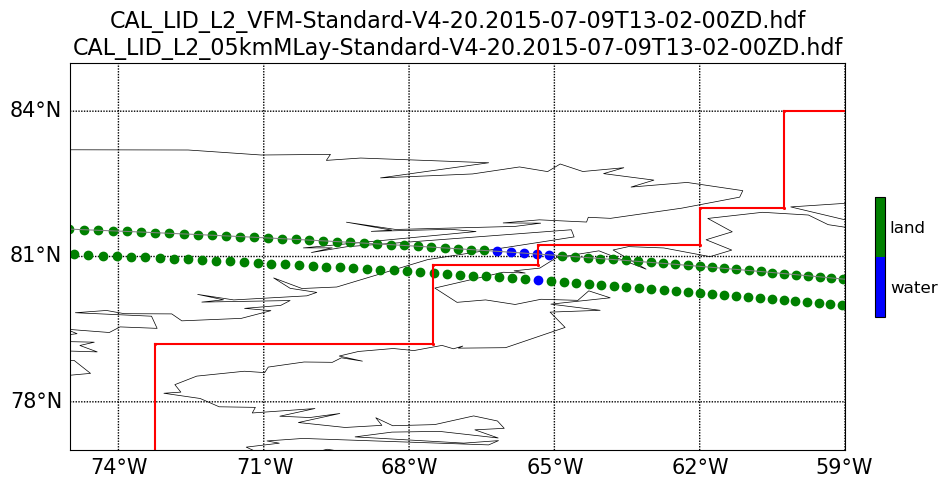

Write the Python code that produced this figure.
"""
Edited by Hannah Skobe
Edited by Megan Ward-Baranyay
Edited by Iraz Tejani
This example code illustrates how to access and visualize a LaRC CALIPSO file 
in Python on land above Greenland. Specifically, this code plots a comparison
between two datasets: Land_Water_Mask and IGBP_Surface_Type.
Usage:  save this script and run
    python compare_LWvsIGBP_inset.py

To generate zoomed in image, comment out bottom insert section then simply zoom 
using the plot tool shown after running the script. 

The HDF file must be in your current working directory in a folder named 'Data'.
Tested under: Python 3.8.7  Anaconda 4.8.3
Last updated: 2020-08-19
"""

import os
import matplotlib as mpl
import matplotlib.pyplot as plt
import numpy as np
from matplotlib import colors
from pyhdf.SD import SD, SDC
from mpl_toolkits.basemap import Basemap
from mpl_toolkits.axes_grid1.inset_locator import zoomed_inset_axes
from mpl_toolkits.axes_grid1.inset_locator import mark_inset

#-----------------------------------------------------------------------------#
#Change Directory to Data
os.chdir('./Task_1_2_3/Data')
#-----------------------------------------------------------------------------#
#-----------------------------------------------------------------------------#
#CALIPSO VFM file input

FILE_NAME = 'CAL_LID_L2_VFM-Standard-V4-20.2015-07-09T13-02-00ZD.hdf'

#-----------------------------------------------------------------------------#
#-----------------------------------------------------------------------------#
# Extract data of interest from VFM file

hdf = SD(FILE_NAME, SDC.READ)

# Read geolocation datasets.
latitude = hdf.select('Latitude')
lat = latitude[:]

longitude = hdf.select('Longitude')
lon = longitude[:]

# Read Land_Water_Mask dataset.
land_water_mask = hdf.select('Land_Water_Mask')     
land_water = land_water_mask[:, 0]

# Focus on land (= 1) and coastlines (= 2) data only.
land_water[land_water < 1] = 0;
land_water[land_water > 2] = 0;
land_water[land_water == 1] = 1;
land_water[land_water == 2] = 1;


#-----------------------------------------------------------------------------#
#-----------------------------------------------------------------------------#
# CALIPSO MLay file input

filename = 'CAL_LID_L2_05kmMLay-Standard-V4-20.2015-07-09T13-02-00ZD.hdf'

#-----------------------------------------------------------------------------#
#-----------------------------------------------------------------------------#
# Extract data of interest from MLay file

file = SD(filename, SDC.READ)

# Read geolocation datasets.
latitude2 = file.select('Latitude')
lat2 = latitude2[:, 1]

longitude2 = file.select('Longitude')
lon2 = longitude2[:, 1]

# Read Land_Water_Mask dataset.
IGBP_Type = file.select('IGBP_Surface_Type')     
IGBP = IGBP_Type[:, 0]

# Focus on land (≠ 17) data only.
IGBP[IGBP < 17] = 1;
IGBP[IGBP > 17] = 1;
IGBP[IGBP == 17] = 0;

#-----------------------------------------------------------------------------#
#-----------------------------------------------------------------------------#

#fig = plt.figure()

# Create basemap figure
fig, ax1 = plt.subplots(1, figsize=(10,6))

basename = os.path.basename(FILE_NAME)
basename2 = os.path.basename(filename)
ax1.set_title('{0}\n{1}'.format(basename, basename2), fontsize=16)

cmap = colors.ListedColormap(['blue', 'green'])

# The data is global, so render in a global projection
m = Basemap(projection='cyl', resolution='l',
            llcrnrlat=77, urcrnrlat=85,
            llcrnrlon=-75, urcrnrlon=-59)
#55, 90, 80, 0 for zoomed out
#77, 85, -75, -59 zoom in

m.drawcoastlines(linewidth=0.5)
m.drawparallels(np.arange(50,90,10), labels=[True,False,False,True], fontsize=15)
m.drawmeridians(np.arange(-80,5,10), labels=[True,False,False,True], fontsize=15)
#50, 90, 10, -80, 5, 10 zoom out
#75, 85, 3, -80, 5, 3 zoom in

# Draw points from Land/Water Mask
x,y = m(lon, lat)
i = 0
for m_feature in land_water:
    m.plot(x[i], y[i], 'o', color=cmap(m_feature),  markersize=6) #change for zoom
    i = i+1

# Draw points from IGBP with a downward shift in lat/lon 
a,b = m(lon2, lat2)
j = 0
for m2_feature in IGBP:
    m.plot(a[j]-0.5, b[j]-0.5, 'o', color=cmap(m2_feature),  markersize=6)
    j = j+1

# Draw line along original orbit path on top of points
m.plot(lon, lat, color='grey', linewidth=0.75)

# Draw geographical box
x1, y1 = [-60.25, -60.25], [82, 84]
x2, y2 = [-62, -60.25], [82, 82]
x3, y3 = [-62, -62], [82, 81.23]
x4, y4 = [-62, -65.34], [81.23, 81.23]
x5, y5 = [-65.34, -65.34], [81.23, 80.82]
x6, y6 = [-67.5, -65.34], [80.82, 80.82]
x7, y7 = [-67.5, -67.5], [80.82, 79.2]
x8, y8 = [-73.25, -67.5], [79.2, 79.2]
x9, y9 = [-60, -60], [67.5, 75]
x10, y10 = [-55, -55], [59.5, 67.5]
x11, y11 = [-10, -10], [75, 84]
x12, y12 = [-17, -17], [67.5, 75]
x13, y13 = [-30, -30], [59.5, 67.5]
x14, y14 = [-60.25, -10], [84, 84]
x15, y15 = [-73.25, -60], [75, 75]
x16, y16 = [-60, -55], [67.5, 67.5]
x17, y17 = [-55, -30], [59.5, 59.5]
x18, y18 = [-30, -17], [67.5, 67.5]
x19, y19 = [-17, -10], [75, 75]
x20, y20 = [-73.25, -73.25], [75, 79.2]

plt.plot(x1, y1, x2, y2, x3, y3, x4, y4, x5, y5, x6, y6, x7, y7, x8, y8, x9, y9, x10, y10, x11, y11, x12, y12, x13, y13, x14, y14, x15, y15, x16, y16, x17, y17, x18, y18, x19, y19, x20, y20, marker = 'o', color='red', markersize=1)
        
# #-----------------------------------------------------------------------------#
# # # Create lower left inset
# axins = zoomed_inset_axes(ax1, 6.5, loc='lower left') #, bbox_to_anchor=(-0.1, 1.8),  bbox_transform=ax1.transAxes,  borderpad=3)
# mark_inset(ax1, axins, loc1=2, loc2=1, fc="none", ec="0.5")
# axins.set_xlim(-66.5, -64.5)
# axins.set_ylim(80, 82)

# map2 = Basemap(projection='cyl', resolution='l', llcrnrlon=-66.5, llcrnrlat=80, 
#     urcrnrlon=-64.5, urcrnrlat=82, ax=axins)
# map2.drawcoastlines()
# map2.drawcountries()

# # Draw line along original orbit path behind points
# map2.plot(lon, lat, color='red', linewidth=0.75)

# # Draw points from Land/Water Mask at a smaller size to see individual points
# x,y = map2(lon, lat)
# i = 0
# for m_feature in land_water:
#     map2.plot(x[i], y[i], 'o', color=cmap(m_feature),  markersize=2)
#     i = i+1

# # Draw points from IGBP with a downward shift in lat/lon and at a smaller size 
# # to see indidivdual points
# a,b = map2(lon2, lat2)
# j = 0
# for m2_feature in IGBP:
#     map2.plot(a[j]-0.25, b[j]-0.25, 'o', color=cmap(m2_feature),  markersize=2)
#     j = j+1

# #-----------------------------------------------------------------------------#
# # Create upper right inset
# axins2 = zoomed_inset_axes(ax1, 6, loc='lower right') #, bbox_to_anchor=(0.6, -1.0),  bbox_transform=ax1.transAxes,  borderpad=3)
# mark_inset(ax1, axins2, loc1=2, loc2=1, fc="none", ec="0.5")
# axins2.set_xlim(-23.5, -21.5)
# axins2.set_ylim(69.5, 72)

# map3 = Basemap(projection='cyl', resolution='l', llcrnrlon=-24, 
#     llcrnrlat=69.5, urcrnrlon=-21.5, urcrnrlat=71.5, ax=axins2)
# map3.drawcoastlines()
# map3.drawcountries()

# # Draw line along original orbit path behind points
# map3.plot(lon, lat, color='red', linewidth=0.75)

# # Draw points from Land/Water Mask at a smaller size to see individual points
# x,y = map3(lon, lat)
# i = 0
# for m_feature in land_water:
#     map3.plot(x[i], y[i], 'o', color=cmap(m_feature),  markersize=2)
#     i = i+1

# # Draw points from IGBP with a downward shift in lat/lon and at a smaller size 
# # to see indidivdual points
# a,b = map3(lon2, lat2)
# j = 0
# for m2_feature in IGBP:
#     map3.plot(a[j]-0.2, b[j]-0.2, 'o', color=cmap(m2_feature),  markersize=2)
#     j = j+1

#-----------------------------------------------------------------------------#
# Adjust overall plot scaling
plt.subplots_adjust(bottom=0.02, top=0.98)

fig = plt.gcf()

# Define the bins and normalize
bounds = np.linspace(0,2,3)
norm = mpl.colors.BoundaryNorm(bounds, cmap.N)

# Create a second axes for the colorbar
ax4 = fig.add_axes([0.93, 0.4, 0.01, 0.2])
cb = mpl.colorbar.ColorbarBase(ax4, cmap=cmap, norm=norm, 
    spacing='proportional', boundaries=bounds, format='%1i')

# Adjust ticks and labels on colorbar
cb.set_ticks([0.5, 1.5])
cb.ax.tick_params(size=0)
cb.ax.set_yticklabels(['water', 'land'], fontsize=12)

#-----------------------------------------------------------------------------#
# Show and save plot
#plt.show()
os.chdir('..')
pngfile = "compare_LWvsIGBP_inset.png"
fig.savefig(pngfile, bbox_inches='tight')
